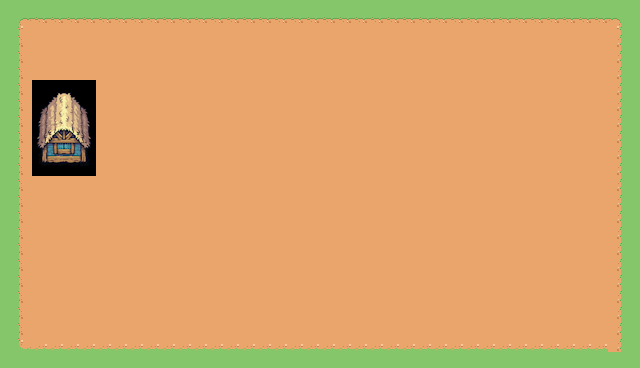

Below is a game level as drawn by its tile map, then a one-line description and the .tmx file that defines it, in full:
An orthogonal 40x23 tile map with 16x16 px tiles, 1 tile layer (Background), 2 tilesets and 9 objects (3x Enemy, Player, House).

<map version="1.10" tiledversion="1.10.2" orientation="orthogonal" renderorder="right-down" width="40" height="23" tilewidth="16" tileheight="16" infinite="0" nextlayerid="5" nextobjectid="15">
 <tileset firstgid="1" source="MedievalTD.tsx" />
 <tileset firstgid="133" source="knight_house.tsx" />
 <layer id="1" name="Background" width="40" height="23">
  <data encoding="csv">
1,1,1,1,1,1,1,1,1,1,1,1,1,1,1,1,1,1,1,1,1,1,1,1,1,1,1,1,1,1,1,1,1,1,1,1,1,1,1,1,
1,13,14,14,14,14,14,14,14,14,14,14,14,14,14,14,14,14,14,14,14,14,14,14,14,14,14,14,14,14,14,14,14,14,14,14,14,14,15,1,
1,25,26,26,26,26,26,26,26,26,26,26,26,26,26,26,26,26,26,26,26,26,26,26,26,26,26,26,26,26,26,26,26,26,26,26,26,26,27,1,
1,25,26,26,26,26,26,26,26,26,26,26,26,26,26,26,26,26,26,26,26,26,26,26,26,26,26,26,26,26,26,26,26,26,26,26,26,26,27,1,
1,25,26,26,26,26,26,26,26,26,26,26,26,26,26,26,26,26,26,26,26,26,26,26,26,26,26,26,26,26,26,26,26,26,26,26,26,26,27,1,
1,25,133,134,135,136,26,26,26,26,26,26,26,26,26,26,26,26,26,26,26,26,26,26,26,26,26,26,26,26,26,26,26,26,26,26,26,26,27,1,
1,25,137,138,139,140,26,26,26,26,26,26,26,26,26,26,26,26,26,26,26,26,26,26,26,26,26,26,26,26,26,26,26,26,26,26,26,26,27,1,
1,25,141,142,143,144,26,26,26,26,26,26,26,26,26,26,26,26,26,26,26,26,26,26,26,26,26,26,26,26,26,26,26,26,26,26,26,26,27,1,
1,25,145,146,147,148,26,26,26,26,26,26,26,26,26,26,26,26,26,26,26,26,26,26,26,26,26,26,26,26,26,26,26,26,26,26,26,26,27,1,
1,25,149,150,151,152,26,26,26,26,26,26,26,26,26,26,26,26,26,26,26,26,26,26,26,26,26,26,26,26,26,26,26,26,26,26,26,26,27,1,
1,25,153,154,155,156,26,26,26,26,26,26,26,26,26,26,26,26,26,26,26,26,26,26,26,26,26,26,26,26,26,26,26,26,26,26,26,26,27,1,
1,25,26,26,26,26,26,26,26,26,26,26,26,26,26,26,26,26,26,26,26,26,26,26,26,26,26,26,26,26,26,26,26,26,26,26,26,26,27,1,
1,25,26,26,26,26,26,26,26,26,26,26,26,26,26,26,26,26,26,26,26,26,26,26,26,26,26,26,26,26,26,26,26,26,26,26,26,26,27,1,
1,25,26,26,26,26,26,26,26,26,26,26,26,26,26,26,26,26,26,26,26,26,26,26,26,26,26,26,26,26,26,26,26,26,26,26,26,26,27,1,
1,25,26,26,26,26,26,26,26,26,26,26,26,26,26,26,26,26,26,26,26,26,26,26,26,26,26,26,26,26,26,26,26,26,26,26,26,26,27,1,
1,25,26,26,26,26,26,26,26,26,26,26,26,26,26,26,26,26,26,26,26,26,26,26,26,26,26,26,26,26,26,26,26,26,26,26,26,26,27,1,
1,25,26,26,26,26,26,26,26,26,26,26,26,26,26,26,26,26,26,26,26,26,26,26,26,26,26,26,26,26,26,26,26,26,26,26,26,26,27,1,
1,25,26,26,26,26,26,26,26,26,26,26,26,26,26,26,26,26,26,26,26,26,26,26,26,26,26,26,26,26,26,26,26,26,26,26,26,26,27,1,
1,25,26,26,26,26,26,26,26,26,26,26,26,26,26,26,26,26,26,26,26,26,26,26,26,26,26,26,26,26,26,26,26,26,26,26,26,26,27,1,
1,25,26,26,26,26,26,26,26,26,26,26,26,26,26,26,26,26,26,26,26,26,26,26,26,26,26,26,26,26,26,26,26,26,26,26,26,26,27,1,
1,25,26,26,26,26,26,26,26,26,26,26,26,26,26,26,26,26,26,26,26,26,26,26,26,26,26,26,26,26,26,26,26,26,26,26,26,26,27,1,
1,37,38,38,38,38,38,38,38,38,38,38,38,38,38,38,38,38,38,38,38,38,38,38,38,38,38,38,38,38,38,38,38,38,38,38,38,38,27,1,
1,1,1,1,1,1,1,1,1,1,1,1,1,1,1,1,1,1,1,1,1,1,1,1,1,1,1,1,1,1,1,1,1,1,1,1,1,1,1,1
</data>
 </layer>
 <objectgroup id="3" name="Spawn">
  <object id="2" name="Player" type="Player" x="32.6667" y="192" width="64.67" height="64.33" />
  <object id="12" name="Enemy" type="Enemy" x="544" y="240" width="64" height="64" />
  <object id="13" name="Enemy" type="Enemy" x="544" y="32" width="64" height="64" />
  <object id="14" name="Enemy" type="Enemy" x="544" y="128" width="64" height="64" />
 </objectgroup>
 <objectgroup id="4" name="Collisions">
  <object id="6" x="0" y="0" width="16" height="368" />
  <object id="7" x="0" y="0" width="640" height="16" />
  <object id="8" x="624" y="0" width="16" height="368" />
  <object id="9" x="16" y="352" width="624" height="16" />
  <object id="10" name="House" type="House" x="32" y="80" width="64" height="96" />
 </objectgroup>
</map>
